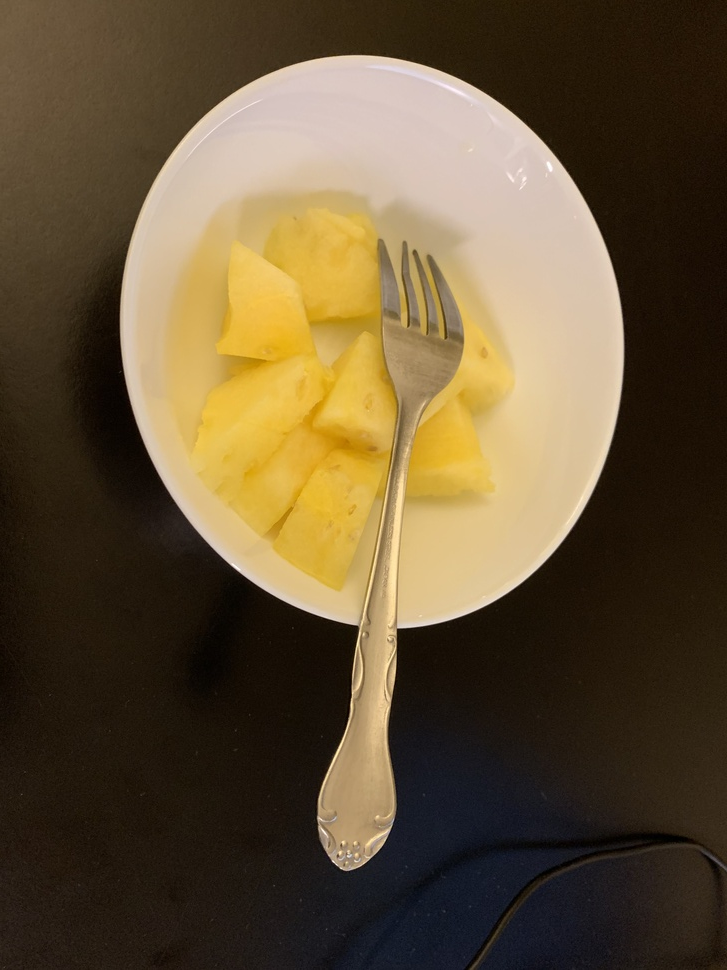
#> input picture fruit.jpg, 727 x 970 px, shrunk from 3024 x 4032 before the run
$ python preprocess.py
#> lines starting #> are read from the running program, lines starting #| are printed output that depends on the picture; after the words box and inside, x2 and y2 are one past the last pixel; in counts of white or black regions, pixels touching at a corner belong together
from __future__ import print_function
import cv2 as cv
import numpy as np
import argparse
import random as rng
# [54 lines of commented-out code are left out]
threshold=200 #increasing threshold decreases the contours that are accepted as bounding boxes.


src = cv.imread("fruit.jpg")
#> src is the input picture: shape (970, 727, 3); mean B, G, R 54.4, 81.3, 98
# Convert image to gray and blur it
src_gray = cv.cvtColor(src, cv.COLOR_BGR2GRAY)
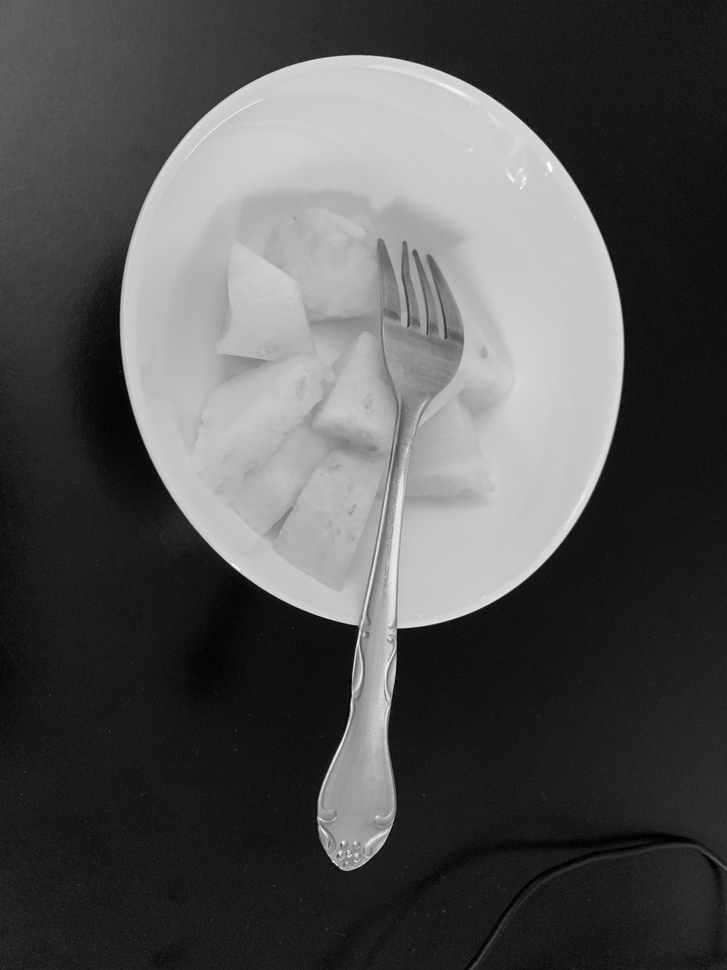
#> src_gray: shape (970, 727); min 0, max 255, mean 83.3
src_gray = cv.blur(src_gray, (3,3))

canny_output = cv.Canny(src_gray, threshold, threshold * 2)
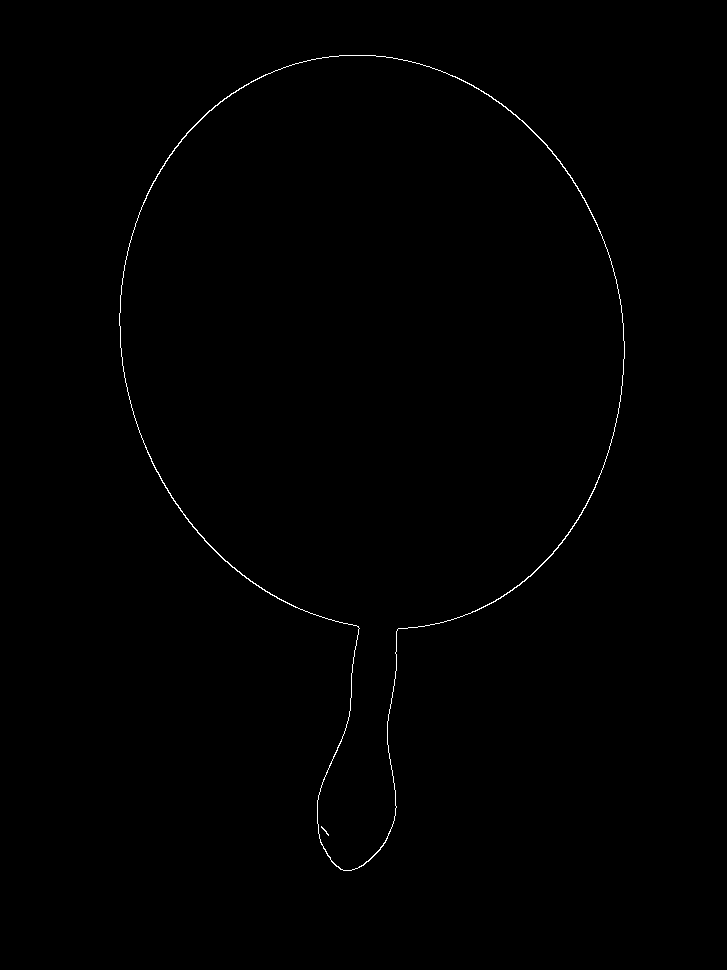
#> canny_output: shape (970, 727); 0.36% white in thin lines or dots, all inside (x1, y1, x2, y2) = (119, 55, 625, 871)
contours, hierachy = cv.findContours(canny_output, cv.RETR_TREE, cv.CHAIN_APPROX_SIMPLE)
#> contours = 3 contours, 1 with area under 20; largest, box (x1, y1, x2, y2) and area: (119, 55, 625, 871) 239146, (119, 55, 625, 871) 238637
contours_poly = [None]*len(contours)
#> contours_poly = 3 items
boundRect = [None]*len(contours)
#> boundRect = 3 items
for i, c in enumerate(contours):
    contours_poly[i] = cv.approxPolyDP(c, 3, True)
    boundRect[i] = cv.boundingRect(contours_poly[i])
#> this loop made 3 passes
#> after the loop, boundRect = [(119, 55, 506, 816), (119, 55, 506, 816), (321, 826, 8, 10)]; contours_poly = 3 contours, 1 with area under 20; largest, box (x1, y1, x2, y2) and area: (119, 55, 625, 871) 238378, (119, 55, 625, 871) 237892
print("boundRect: ",boundRect) #format is x, y, w, h where x, y is the coordinate of the top-left of the rectangle
#| boundRect:  [(119, 55, 506, 816), (119, 55, 506, 816), (321, 826, 8, 10)]
# box0 = boundRect[0] this is the first box in a list of bounding boxes
# coordinates = (box0[0], box0[1], box0[0]+box0[2], box0[1]+box0[3])
